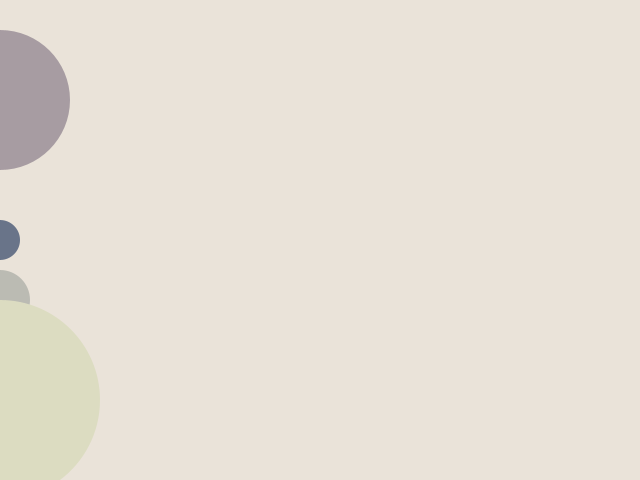
Frame 1 (no input)
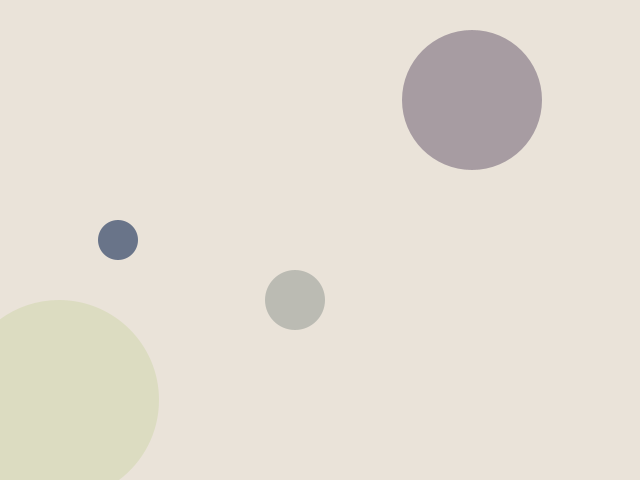
Frame 60 (the mouse pressed at the canvas centre just before this capture)
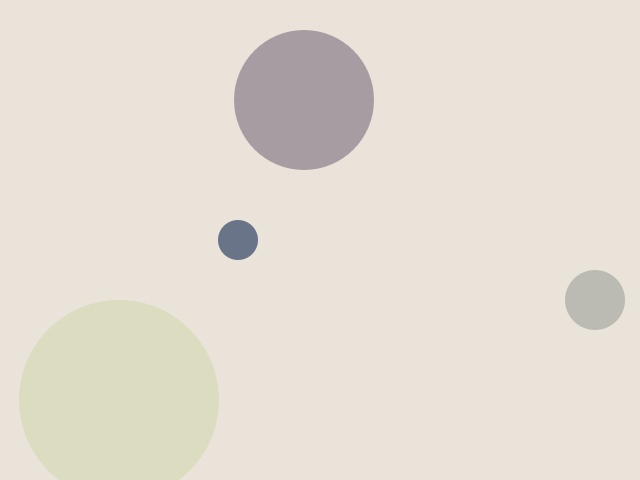
Frame 120 (the mouse held since frame 60 and released just before this capture)

The Processing sketch that drew these frames (run headless with seeded random() and noise(); from frame 60 on, the mouse is pressed at the canvas centre):

// Processing sketch: processing_54192
// ── processing_54192.pde

//darkblue//
float posX1 = 0;
float posY1 = 240;
float circleSize1 = 40;
color circleColor1 = color(105,116,137);

//greypurple// 
float posX2 = 0;
float posY2 = 100;
float circleSize2 = 140;
color circleColor2 = color(167,156,162);

//darkgreen//
float posX3 = 0;
float posY3 = 300;
float circleSize3 = 60;
color circleColor3 = color(187,187,179);

//lightgreen//
float posX4 = 0;
float posY4 = 400;
float circleSize4 = 200;
color circleColor4 = color(220,220,193);
 
void setup(){
  size(640,480);
}
 
void draw(){
  background(234,227,217);
 
  noStroke();
  ellipseMode(CENTER);
  fill(circleColor1);
  ellipse(posX1,posY1,circleSize1,circleSize1);
  fill(circleColor2);
  ellipse(posX2,posY2,circleSize2,circleSize2);
  fill(circleColor3);
  ellipse(posX3,posY3,circleSize3,circleSize3);
  fill(circleColor4);
  ellipse(posX4,posY4,circleSize4,circleSize4);

  if(posX4<width){
    posX4 += 1;
  } else{
    posX4 = 0;
  }
   
  if(posX3<width){
    posX3 += 5;
  } else{
    posX3 = 0;
  }
 
  if(posX2<width){
    posX2 += 8;
  } else{
    posX2 = 0;
  }
  if(posX1<width){
    posX1 += 2;
  } else{
    posX1 = 0;
  }
 
}
